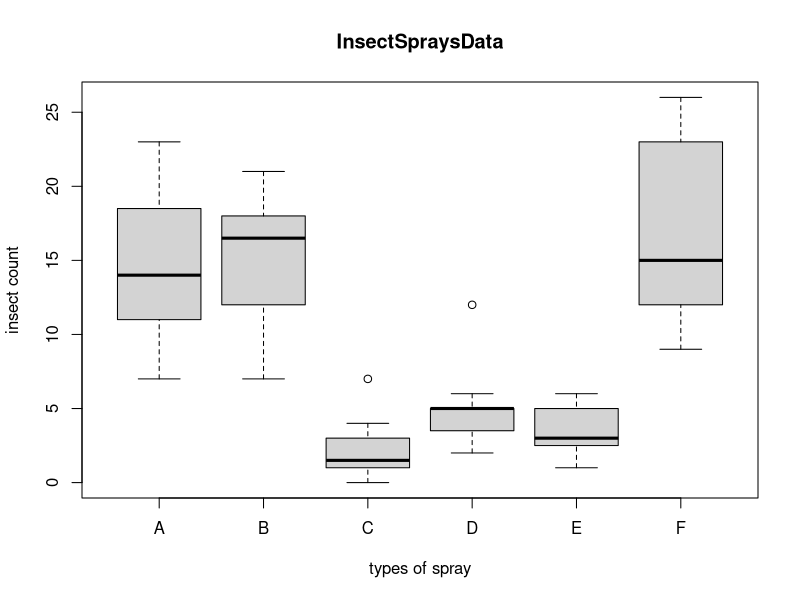

Here is the R script that generated this plot:
df <- InsectSprays
dt <- as.data.frame.table(df)

#1
nrow(df); ncol(df)

#2
mean(df$count)



#3

length(unique(df$spray))

#4
table(df$spray)

#5
by(df$count,df$spray,mean)

#6
boxplot(count~spray, data = df, xlab = "types of spray", ylab = "insect count", main = "InsectSpraysData")


#7 no they are not different

y1 <- df$count[df$spray == "A"]
y2 <- df$count[df$spray == "B"]
t.test(y1,y2)


#8 no they are not

t.test(y1,y2,var.equal = T)

#9 based on anova test below, spray type statistically significant to determine coount of insects

ft <- aov(df$count ~df$spray)

summary(ft)


#10 yes (no need to state the reason)
ft2 <- aov(sqrt(df$count) ~df$spray)

summary(ft2)





